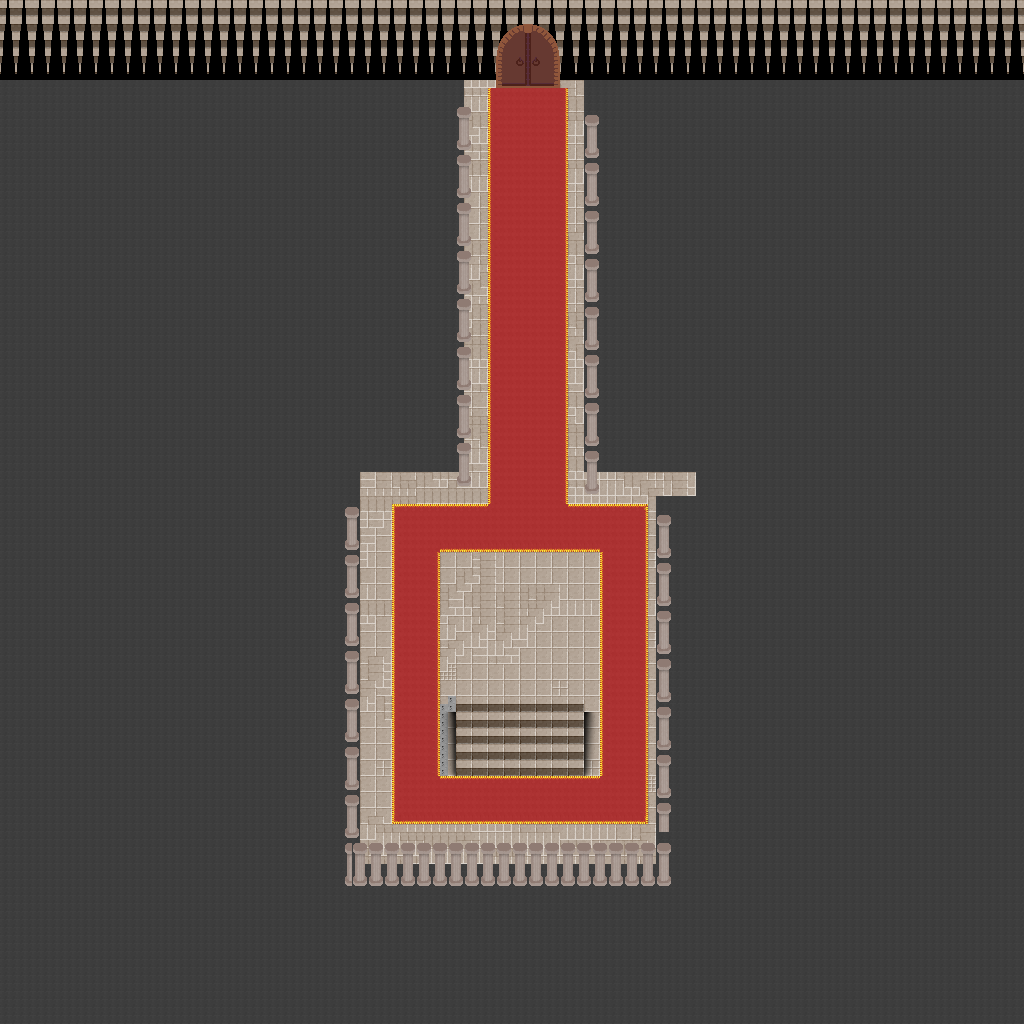

This game map was drawn from its Tiled (.tmx) file and the tilesets committed beside it. A one-line description and the trimmed map source follow:
An orthogonal 128x128 tile map with 8x8 px tiles, 3 tile layers (Floor, Carpet, Shadow), 2 tilesets and 16 objects (3x Mech, 2x Door, Player).

<map version="1.2" tiledversion="1.2.3" orientation="orthogonal" renderorder="right-down" width="128" height="128" tilewidth="8" tileheight="8" infinite="0" nextlayerid="6" nextobjectid="22">
 <tileset firstgid="1" name="dungeon_tiles" tilewidth="8" tileheight="8" tilecount="4096" columns="64">
  <image source="../dungeon_tiles.png" width="512" height="512" />
  <terraintypes>
   <terrain name="Grass" tile="0" />
  </terraintypes>
  <tile id="256" terrain="0,0,0,0" />
  <tile id="260" terrain="0,0,," />
  <tile id="321" terrain="0,0,0," />
  <tile id="330" terrain="0,0,,0" />
  <tile id="448" terrain="0,,0," />
  <tile id="451" terrain=",,,0" />
  <tile id="452" terrain=",,0," />
  <tile id="459" terrain=",0,,0" />
  <tile id="515" terrain=",0,," />
  <tile id="516" terrain="0,,," />
  <tile id="897" terrain="0,,0,0" />
  <tile id="906" terrain=",0,0,0" />
  <tile id="963" terrain=",,0,0" />
 </tileset>
 <tileset firstgid="4097" name="dungeon_tiles" tilewidth="8" tileheight="8" tilecount="4096" columns="64">
  <image source="../dungeon_tiles.png" width="512" height="512" />
  <terraintypes>
   <terrain name="Grass" tile="0" />
  </terraintypes>
  <tile id="256" terrain="0,0,0,0" />
  <tile id="260" terrain="0,0,," />
  <tile id="321" terrain="0,0,0," />
  <tile id="330" terrain="0,0,,0" />
  <tile id="448" terrain="0,,0," />
  <tile id="451" terrain=",,,0" />
  <tile id="452" terrain=",,0," />
  <tile id="459" terrain=",0,,0" />
  <tile id="515" terrain=",0,," />
  <tile id="516" terrain="0,,," />
  <tile id="897" terrain="0,,0,0" />
  <tile id="906" terrain=",0,0,0" />
  <tile id="963" terrain=",,0,0" />
 </tileset>
 <layer id="1" name="Floor" width="128" height="128">
  <properties>
   <property name="layer" type="float" value="0.2" />
  </properties>
  <data>[16384 cells, 16384 non-empty, 46 distinct tile ids]</data>
 </layer>
 <layer id="2" name="Carpet" width="128" height="128">
  <properties>
   <property name="layer" value="0.21" />
  </properties>
  <data>[16384 cells, 1240 non-empty, 9 distinct tile ids]</data>
 </layer>
 <objectgroup id="3" name="Entities">
  <object id="12" name="Mech" type="Mech" x="611.667" y="575.667" width="24" height="24" />
  <object id="13" name="Mech" type="Mech" x="402" y="574.333" width="24" height="24" />
  <object id="21" name="Mech" type="Mech" x="517" y="215" width="24" height="24" />
 </objectgroup>
 <layer id="4" name="Shadow" width="128" height="128">
  <properties>
   <property name="layer" type="float" value="0.23" />
  </properties>
  <data>[16384 cells, 706 non-empty, 116 distinct tile ids]</data>
 </layer>
 <objectgroup id="5" name="Solids">
  <object id="1" name="Door" type="Door" x="457.5" y="696" width="126.5" height="16">
   <properties>
    <property name="Door" value="Dungeon_Room_2 260 80" />
    <property name="is_sensor" type="bool" value="true" />
   </properties>
  </object>
  <object id="2" x="470.75" y="693.5" width="115" height="2.5" />
  <object id="3" x="456" y="696" width="1.75" height="82.25" />
  <object id="4" x="584" y="695.5" width="1.5" height="80.75" />
  <object id="5" name="Player" type="Player" x="523" y="106" width="16" height="16" />
  <object id="6" name="Door To The Woods" type="Door" x="463" y="89" width="128" height="4.125">
   <properties>
    <property name="Door" value="Demo 234 252" />
    <property name="is_sensor" type="bool" value="false" />
   </properties>
  </object>
  <object id="14" x="361.125" y="471.875" width="1.75" height="399.25" />
  <object id="15" x="655.125" y="489.375" width="1.75" height="380.25" />
  <object id="16" x="582.125" y="4.375" width="1.75" height="480.25" />
  <object id="17" x="468.125" y="14.875" width="1.75" height="480.25" />
  <object id="18" x="312.125" y="473.875" width="159.75" height="21.25" />
  <object id="19" x="583.125" y="473.375" width="159.75" height="21.25" />
  <object id="20" x="339.125" y="861.375" width="344.75" height="21.25" />
 </objectgroup>
</map>
